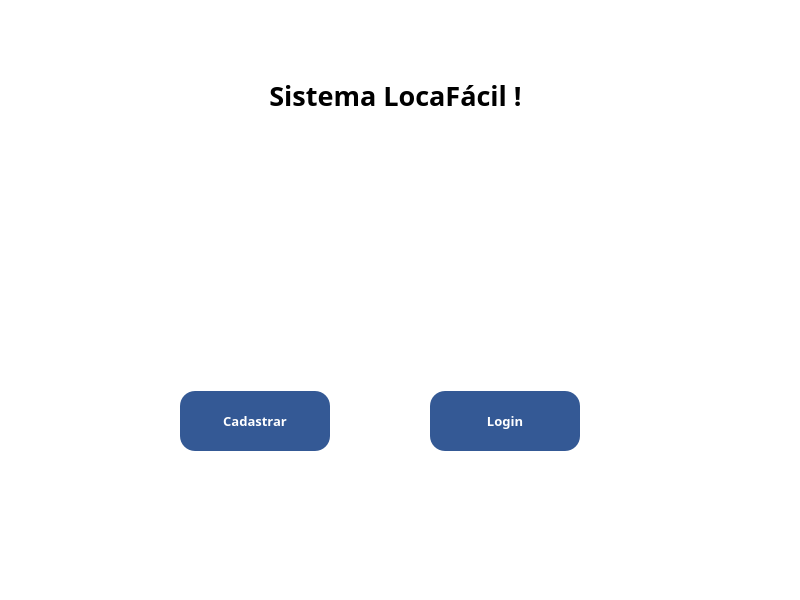
<?xml version="1.0" encoding="UTF-8"?>
<ui version="4.0">
 <class>MainWindow</class>
 <widget class="QMainWindow" name="MainWindow">
  <property name="geometry">
   <rect>
    <x>0</x>
    <y>0</y>
    <width>800</width>
    <height>600</height>
   </rect>
  </property>
  <property name="windowTitle">
   <string>MainWindow</string>
  </property>
  <property name="styleSheet">
   <string notr="true">background-color: rgb(255, 255, 255);</string>
  </property>
  <widget class="QWidget" name="centralwidget">
   <widget class="QLabel" name="label">
    <property name="geometry">
     <rect>
      <x>30</x>
      <y>70</y>
      <width>731</width>
      <height>51</height>
     </rect>
    </property>
    <property name="font">
     <font>
      <family>Gadugi</family>
      <pointsize>20</pointsize>
      <weight>75</weight>
      <bold>true</bold>
      <kerning>false</kerning>
     </font>
    </property>
    <property name="text">
     <string>Sistema LocaFácil !</string>
    </property>
    <property name="alignment">
     <set>Qt::AlignCenter</set>
    </property>
   </widget>
   <widget class="QPushButton" name="pushButton">
    <property name="geometry">
     <rect>
      <x>180</x>
      <y>391</y>
      <width>150</width>
      <height>60</height>
     </rect>
    </property>
    <property name="font">
     <font>
      <family>Franklin Gothic Medium</family>
      <pointsize>10</pointsize>
      <weight>75</weight>
      <bold>true</bold>
     </font>
    </property>
    <property name="styleSheet">
     <string notr="true">color: rgb(255, 255, 255);
background-color: rgb(52, 89, 149);
border-radius: 15px;</string>
    </property>
    <property name="text">
     <string>Cadastrar</string>
    </property>
   </widget>
   <widget class="QPushButton" name="pushButton_2">
    <property name="geometry">
     <rect>
      <x>430</x>
      <y>391</y>
      <width>150</width>
      <height>60</height>
     </rect>
    </property>
    <property name="font">
     <font>
      <family>Gadugi</family>
      <pointsize>10</pointsize>
      <weight>75</weight>
      <bold>true</bold>
     </font>
    </property>
    <property name="styleSheet">
     <string notr="true">color: rgb(255, 255, 255);
background-color: rgb(52, 89, 149);
border-radius: 15px;</string>
    </property>
    <property name="text">
     <string>Login</string>
    </property>
   </widget>
   <widget class="QToolButton" name="toolButton">
    <property name="geometry">
     <rect>
      <x>180</x>
      <y>140</y>
      <width>391</width>
      <height>231</height>
     </rect>
    </property>
    <property name="styleSheet">
     <string notr="true">border: none;</string>
    </property>
    <property name="text">
     <string/>
    </property>
    <property name="icon">
     <iconset>
      <normaloff>../../exemplo/telas/images/back_12955.png</normaloff>../../exemplo/telas/images/back_12955.png</iconset>
    </property>
    <property name="iconSize">
     <size>
      <width>28</width>
      <height>28</height>
     </size>
    </property>
   </widget>
  </widget>
  <widget class="QStatusBar" name="statusbar"/>
 </widget>
 <resources/>
 <connections/>
</ui>
